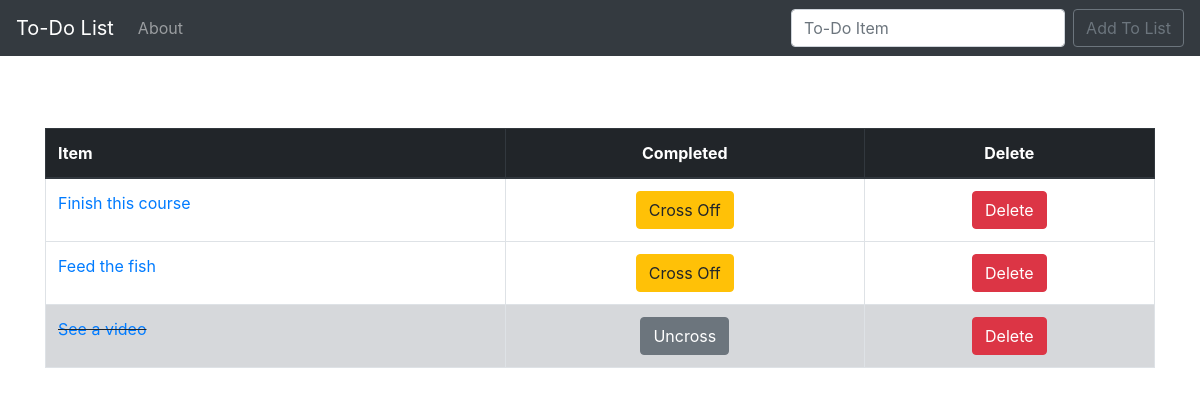
The app's page /, older data.
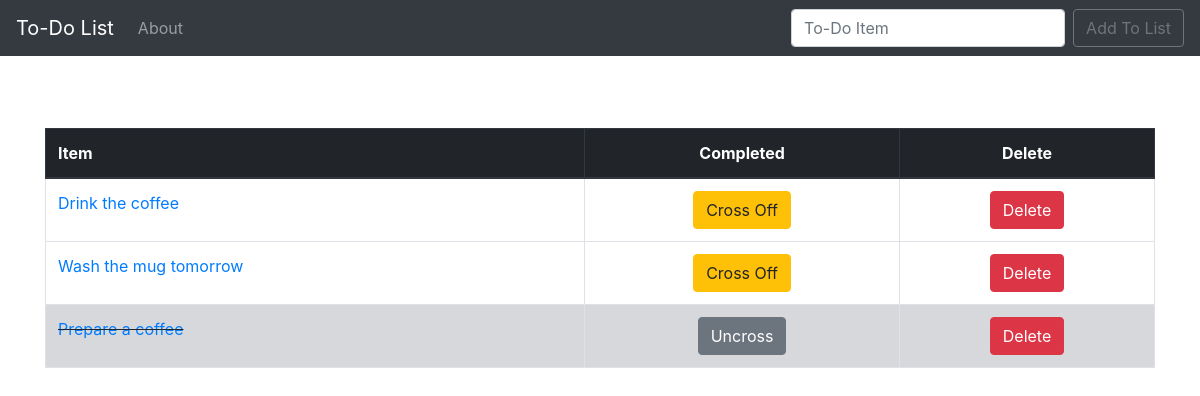
The same page, newer data.
### todo_list/models.py (models this page shows, shortened)
class List(models.Model):
    item = models.CharField(max_length=200)
    completed = models.BooleanField(default=False)

### todo_list/views.py (the view)
# urls.py: 2. Add a URL to urlpatterns:  path('', views.home, name='home')
def home(request):
    if request.method == 'POST':
        form = ListForm(request.POST or None)
        if form.is_valid():
            form.save()
        else:
            pass
        all_items = List.objects.all
        messages.success(request, ('Item has been successfully added to the list.'))
        return render(request, 'home.html', {'todo_items': all_items})
    else:
        all_items = List.objects.all
        return render(request, 'home.html', {'todo_items': all_items})

### todo_list/templates/home.html (shortened to what this page needs)
{% extends 'base.html' %}
{% block content %}
    <br>
    <br>
    {% if todo_items %}
        <table class="table table-bordered">
            <thead class="thead-dark">
                <th>Item</th>
                <th><center><span class="cross_text">Completed</span><span class="cross_X">&#x25CE;/&#x25EF;</span>
                    </center></th>
                <th><center><span class="delete_text">Delete</span><span class="delete_X">X</span></center></th>
            </thead>
            {% for item in todo_items %}
            {% if item.completed %}
                <tr class="table-secondary">
                <td class="striker"><a href="{% url 'edit' item.id %}">{{ item.item }}</a></td>
                <td><center><a class="btn btn-secondary" href="{% url 'uncross' item.id %}"><span class="cross_text">Uncross</span><span class="cross_X">&#x25EF;</span>
                    </a></center></td>
            {% else %}
                <tr>
                <td><a href="{% url 'edit' item.id %}">{{ item.item }}</a></td>
                <td><center><a class="btn btn-warning" href="{% url 'cross_off' item.id %}"><span class="cross_text">Cross Off</span><span class="cross_X">&#x25C9;</span></a></center></td>
            {% endif %}
                <td><center><a class="btn btn-danger" href="{% url 'delete' item.id %}"><span class="delete_text">Delete</span><span class="delete_X">X</span>
                    </a>
                    </center></td>
            </tr>
            {% endfor %}
        </table>
    {% else %}
        <p>No items to display.</p>
    {% endif %}
{% endblock %}

### todo_list/templates/base.html (shortened to what this page needs)
{% load static %}
<!doctype html>
<html lang="en">
<head>
    <link rel="stylesheet" href="https://stackpath.bootstrapcdn.com/bootstrap/4.1.3/css/bootstrap.min.css"
>
    <link rel="stylesheet" href="{% static 'css/styles.css' %}">
</head>
<body>
    <nav class="navbar navbar-expand-lg navbar-dark bg-dark">
        <a class="navbar-brand" href="{% url 'home' %}">To-Do List</a>
        <div class="collapse navbar-collapse" id="navbarSupportedContent">
            <ul class="navbar-nav mr-auto">
                <li class="nav-item">
                    <a class="nav-link" href="{% url 'about' %}">About</a>
                </li>
            </ul>
            <form class="form-inline my-2 my-lg-0" method="POST">
                <input class="form-control mr-sm-2" type="search" placeholder="To-Do Item" aria-label="Search" name="item">
                <button class="btn btn-outline-secondary my-2 my-sm-0" type="submit">Add To List</button>
            </form>
        </div>
    </nav>
    <br>
    <div class="container">
        {% block content %}
        {% endblock %}
    </div>
</body>
</html>

### static/css/styles.css (style rules this page uses)
.striker { text-decoration: line-through; }
.delete_text, .cross_text { display: inline; }

Row changes from the older to the newer data that the page shows:
removed List: item "Finish this course"
removed List: item "Feed the fish"
removed List: item "See a video"
added List: item "Drink the coffee"
added List: item "Wash the mug tomorrow"
added List: item "Prepare a coffee"
